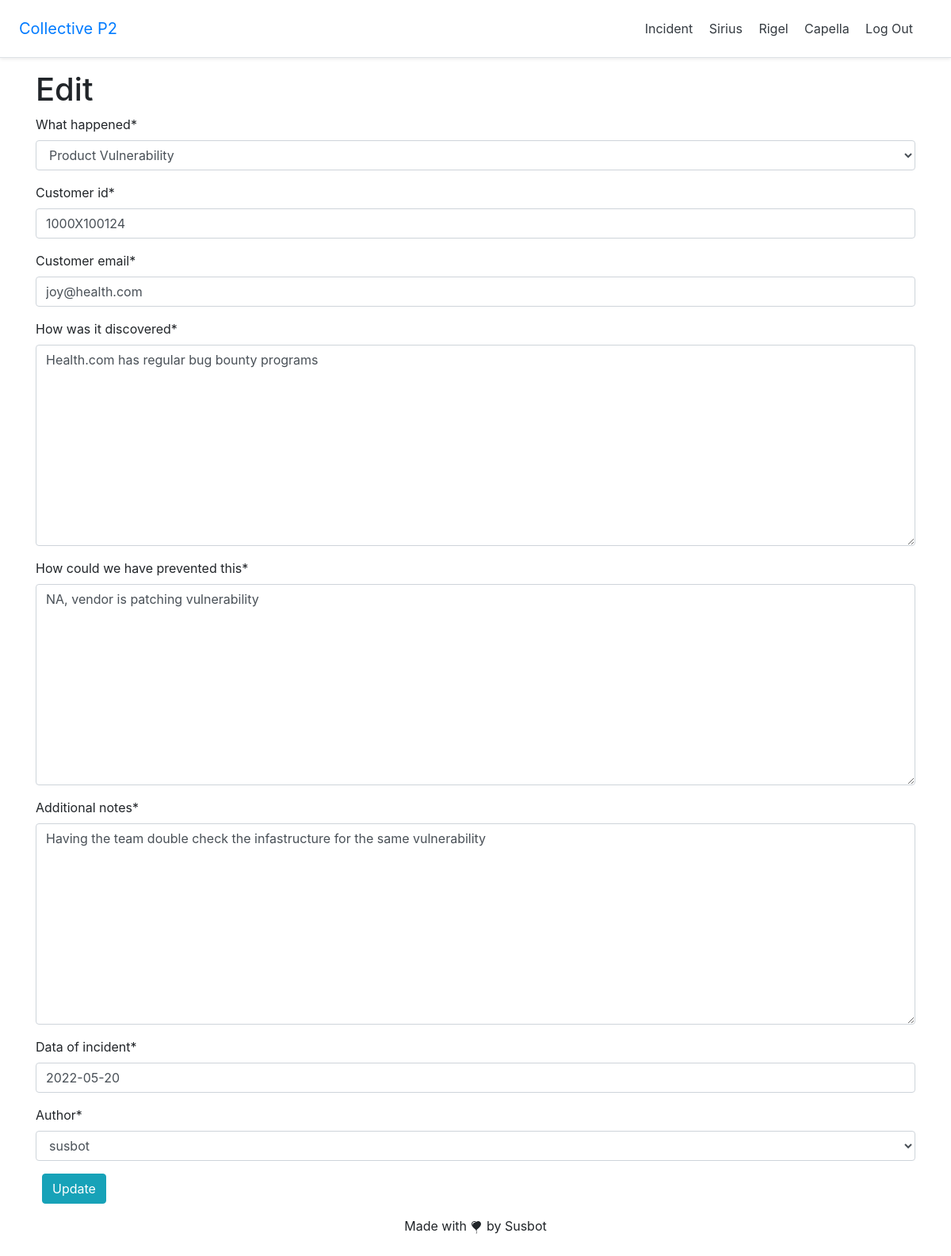
The app's page /incidents/3/edit/ (signed in) with its own data.
### incidents/models.py (models this page shows, shortened)
class Incident(models.Model):
    what_happened = models.CharField(max_length=40, choices=incident_type)
    customer_id = models.CharField(max_length=15)
    customer_email = models.EmailField()
    when_did_it_happen = models.DateField(auto_now_add=True, editable=False)
    how_was_it_discovered = models.TextField()
    how_could_we_have_prevented_this = models.TextField()
    additional_notes = models.TextField()
    data_of_incident = models.DateField(auto_now=False)
    author = models.ForeignKey(
        get_user_model(),
        on_delete=models.CASCADE
    )

### incidents/views.py (the view)
# urls.py: path('<int:pk>/edit/', HomeUpdateView.as_view(), name='incidents/incident_edit'),
class HomeUpdateView(LoginRequiredMixin, UserPassesTestMixin, UpdateView):
    model = Incident
    template_name = 'incidents/incident_edit.html'
    fields = ['what_happened', 'customer_id', 'customer_email','how_was_it_discovered',
              'how_could_we_have_prevented_this', 'additional_notes', 'data_of_incident', 'author']
    def test_func(self):
        obj = self.get_object()
        return obj.author == self.request.user

### templates/incidents/incident_edit.html (shortened to what this page needs)
{% extends 'base.html' %}
{% load crispy_forms_tags %}
{% block content %}
    <h1>Edit</h1>
    <form action="" method="post">
        {{ form|crispy }}
        <button class="btn btn-info ml-2" type="submit">Update</button>
    </form>
{% endblock content %}

### records on screen
Incident: what_happened "Product Vulnerability", customer_id "1000X100124", customer_email "joy@health.com", how_was_it_discovered "Health.com has regular bug bounty programs", how_could_we_have_prevented_this "NA, vendor is patching vulnerability", additional_notes "Having the team double check the infastructure for the same vulnerability", data_of_incident "2022-05-20", author "susbot"
